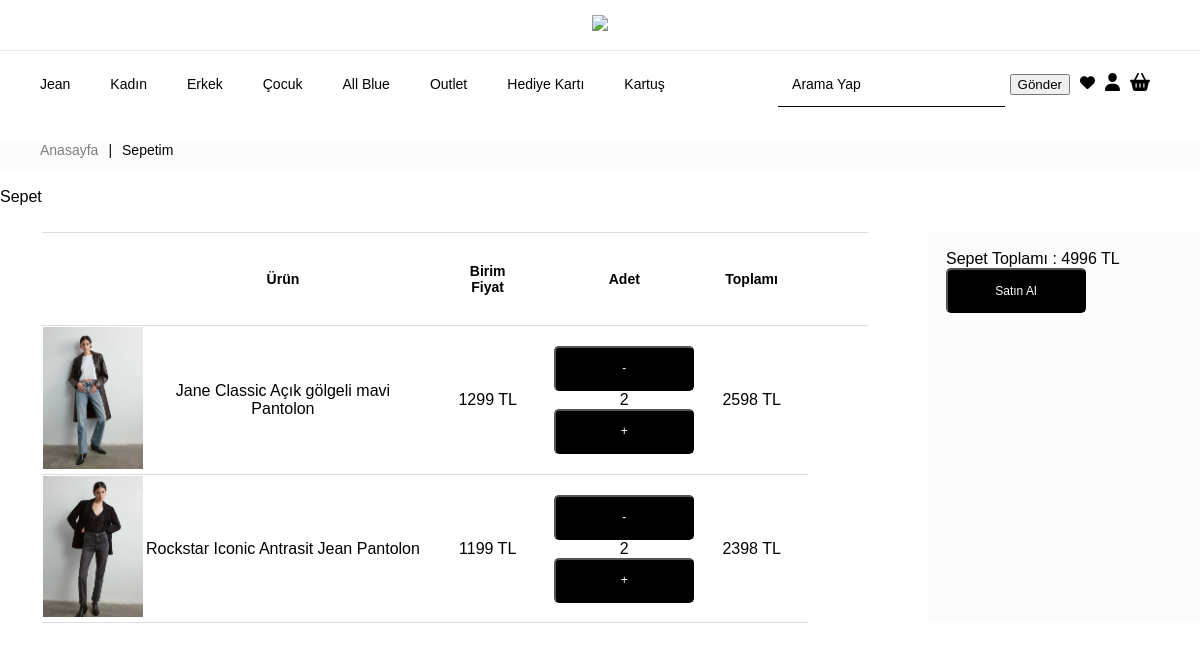
Screenshot of /summary.php (signed in) with the database file from the repository.
### tables this page shows
CREATE TABLE `BASKET` (
  `id` int NOT NULL AUTO_INCREMENT,
  `user_id` int NOT NULL,
  `product_id` int NOT NULL,
  `quantitiy` int DEFAULT '1',
  PRIMARY KEY (`id`),
  KEY `user_id_idx` (`user_id`),
  KEY `product_id_idx` (`product_id`),
  CONSTRAINT `product_id` FOREIGN KEY (`product_id`) REFERENCES `products` (`id`),
  CONSTRAINT `user_id` FOREIGN KEY (`user_id`) REFERENCES `users` (`id`)
);

CREATE TABLE `products` (
  `id` int NOT NULL,
  `productname` varchar(200) NOT NULL,
  `productsize` varchar(200) NOT NULL,
  `productcolor` varchar(200) DEFAULT NULL,
  `productprice` int NOT NULL,
  `stock` int NOT NULL,
  `gender` varchar(200) NOT NULL,
  `title` varchar(45) NOT NULL,
  `image` varchar(45) NOT NULL,
  PRIMARY KEY (`id`)
);

### summary.php (the view, shortened to what this page needs)
<?php
$user_email = $_SESSION['email'];
$conn = getDatabaseConnection();
$usersql = "SELECT id FROM users WHERE email = '$user_email'";
$id_result = mysqli_query($conn, $usersql);
$row = mysqli_fetch_assoc($id_result);
$user_id = $row['id'];
$basketsql = "SELECT * FROM BASKET WHERE user_id = '$user_id'";
$basket_result = mysqli_query($conn, $basketsql);
$total_price = 0;
$basketsql = "SELECT * FROM BASKET WHERE user_id = '$user_id'";
$basket_result_for_total = mysqli_query($conn, $basketsql);
if ($basket_result_for_total) {
    while ($rowbasket = mysqli_fetch_assoc($basket_result_for_total)) {
        $product_id = $rowbasket['product_id'];
        $productsql = "SELECT * FROM products WHERE id = '$product_id'";
        $product_result = mysqli_query($conn, $productsql);
        if ($product_result && mysqli_num_rows($product_result) > 0) {
            $rowproduct = mysqli_fetch_assoc($product_result);
            $product_total = $rowbasket["quantitiy"] * $rowproduct['productprice'];
            $total_price += $product_total;
        }
    }
}
?>
<!DOCTYPE html>
<html lang="en">
<head>
    <link rel="stylesheet" href="styles/index.css">
    <link rel="stylesheet" href="styles/summary.css">
</head>
<body>
    <div class="mavi">
        <img src="https://www.mavi.com/medias/mavi-logo-orijinal-1011232201.svg?context=bWFzdGVyfG1hdmljZG5pbWFnZXN8MzQ4NHxpbWFnZS9zdmcreG1sfGFHUm1MMmcyWWk4eE1EZzJOVGt4TnpBek5EVXlOaTl0WVhacExXeHZaMjh0YjNKcGFtbHVZV3d0TVRBeE1USXpNakl3TVM1emRtY3w1OWVlYWU3MDVhNGM1MDlhMzU1MjJkOGIyMjNkYTFjMzAxZDliMzZhNGE5YzYwOWZjNGU1ODRiZGU2YWM1YmU0" >
    </div>
    <div class="menu-searchbar">
        <div>
        <ul class="menu">
            <li>Jean</li> <li>Kadın</li> <li>Erkek</li> <li>Çocuk</li> <li>All Blue</li> <li>Outlet</li> <li>Hediye Kartı</li> <li>Kartuş</li>
        </ul>
        </div>
        <div class="searchbar">
            <form action="" method="post">
                <input type="text" id="sb1" name="sb1"placeholder="Arama Yap">
                <input type="submit" value="Gönder"></input>
            </form>
          <a href=="#">  <img src="images/heart.svg" style="width:15px"></a>
            <a href="login.php"><img src="images/user.svg" style="width:15px"></a>
           <a href="summary.php"> <img src="images/basket.svg" style="width:20px"> </a>
        </div>
    </div>
    <div class="content">
        <ul class="menu2">
            <li><a class="a" href="/">Anasayfa</a></li> <li>|</li> <li>Sepetim</li>
         </ul>
    </div>
  <main>
    <section class="cart">
      <p>Sepet</p>
      <table class="cart-table">
        <thead>
          <tr>
          <th></th>
            <th>Ürün</th>
            <th>Birim Fiyat</th>
            <th>Adet</th>
            <th>Toplamı</th>
            <th></th>
          </tr>
        </thead>
        <tbody id="cart-items">
          <?php
            while ($rowbasket = mysqli_fetch_assoc($basket_result)) {
              $product_id = $rowbasket['product_id'];
              $productsql = "SELECT * FROM products WHERE id = '$product_id'";
              $product_result = mysqli_query($conn, $productsql);
              if ($product_result && mysqli_num_rows($product_result) > 0) {
                  $rowproduct = mysqli_fetch_assoc($product_result);
                  echo '<tr>';
                  echo '<td><img src="' . $rowproduct['image'] . '" style="width:100px" /></td>';
                  echo '<td>' . $rowproduct['productname'] . '</td>';
                  echo '<td>' . $rowproduct['productprice'] . ' TL</td>';
                  echo '<td>
                          <form method="POST">
                              <input type="hidden" name="basket_id" value="' . $rowbasket['id'] . '" />
                              <button name="decreas"> - </button>
                              ' . $rowbasket["quantitiy"] . '
                              <button type="submit" name="increase"> + </button>
                          </form>
                        </td>';
                  echo '<td>' . ($rowbasket["quantitiy"] * $rowproduct['productprice']) . ' TL</td>';
                  echo '</tr>';
              } else {
                  echo '<tr>';
                  echo '<td colspan="5">Ürün bilgisi bulunamadı!</td>';
                  echo '</tr>';
              }
          }
          ?>
        </tbody>
      </table>
      <div id = "cart-summary" class="cart-summary">
          <div>
              <span>Sepet Toplamı : </span>
              <span><?php echo $total_price ?>  TL</span>
        </div>
        <button>Satın Al</button>
      </div>
    </section>
  </main>
</body>
</html>

### styles/index.css (style rules this page uses)
.mavi { text-align: center; padding: 15px; border-bottom: 1px solid rgba(0, 0, 0, 0.09); }
.menu { list-style: none; font-family: sans-serif; font-weight: 250; font-size: 14px; margin: 25px; margin-left: 0px; display: flex; }
.menu li { margin-right: 40px; }
.menu2 { list-style: none; font-family: sans-serif; font-weight: 250; font-size: 14px; margin: 25px; margin-left: 0px; display: flex; }
.menu2 li { margin-right: 10px; }
.a { text-decoration: none; outline: 0; box-shadow: none; border: none; cursor: pointer; color: rgba(0,0,0,.5); }
.content { background-color:rgb(252, 252, 252); height: 30px; }
.menu-searchbar { display: flex; justify-content: space-between; margin-right: 50px; }
.searchbar { display: flex; align-items: center; gap: 10px; }
.searchbar img { width: 20px; }
#sb1 { border: none; border-bottom: 1px solid black; font-size: 15px; font-family: sans-serif; padding: 14px; font-weight: 10px; }
#sb1::placeholder { font-family: sans-serif; font-weight: 400; font-size: 14px; color: black; }

### styles/summary.css (style rules this page uses)
body { font-family: sans-serif; margin: 0; padding: 0; }
.cart { display: flex; }
.cart-table { width: 70%; border-collapse: collapse; margin-bottom: 20px; margin-top: 5%; }
.cart-table th, .cart-table td { border-top: 1px solid #ddd; border-bottom: 1px solid #ddd; text-align: center; }
.cart-table th { padding: 30px; font-size: 14px; }
.cart-summary { font-size: 16px; font-family: sans-serif; margin-bottom: 20px; margin-top: 5%; margin-left: 5%; width: 20%; background-color: #fbfbfb; padding: 1.5%; }
button { background-color: #000; color: #fff; height: 45px; min-width: 140px; font-size: .75rem; display: flex; padding: 0 15px; align-items: center; justify-content: center; cursor: pointer; border-radius: 5px; }

### rows the page displays
basket: product.image (picture), product.productname "Jane Classic Açık gölgeli mavi Pantolon", product.productprice "1299", quantitiy "2", $rowbasket['quantitiy']*$rowproduct['productprice'] "2598"
basket: product.image (picture), product.productname "Rockstar Iconic Antrasit Jean Pantolon", product.productprice "1199", quantitiy "2", $rowbasket['quantitiy']*$rowproduct['productprice'] "2398"

### other values shown
$total_price "4996"
